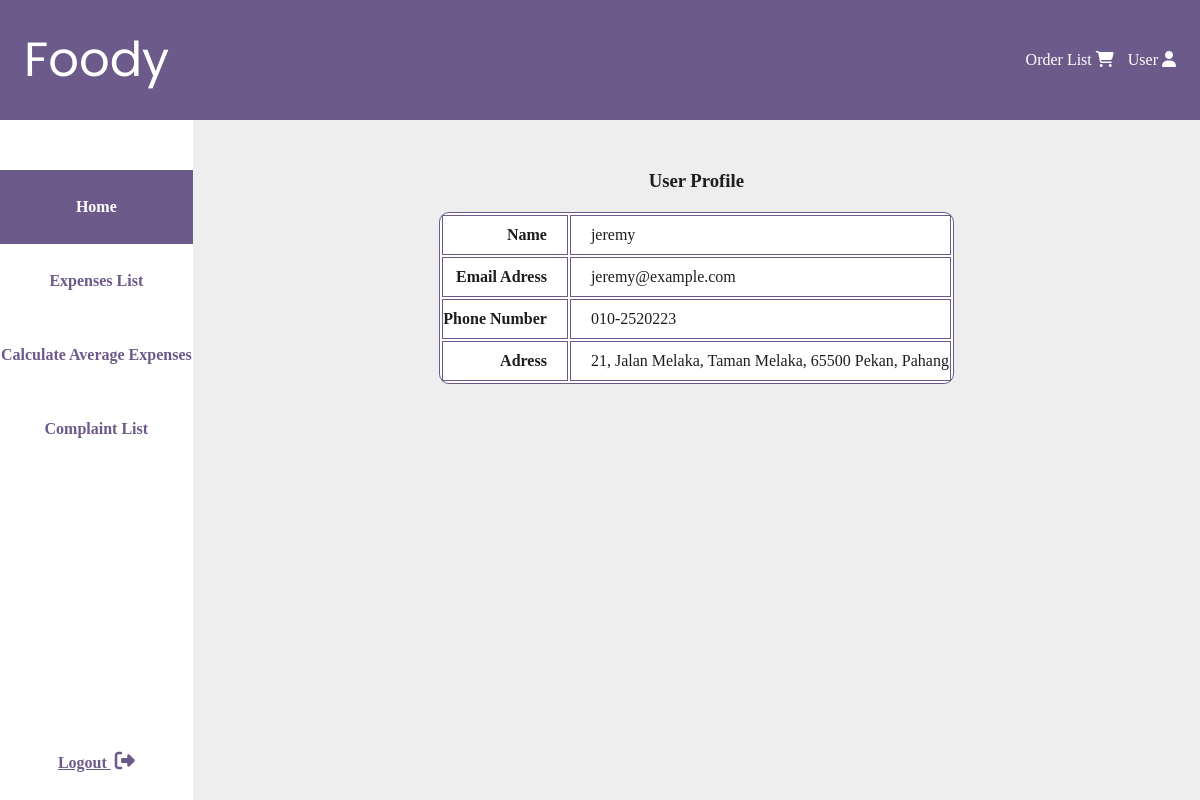
Page /user/View/user.php (signed in) on the committed database.
### tables this page shows
CREATE TABLE `user` (
  `user_ID` int(10) NOT NULL,
  `user_name` varchar(30) NOT NULL,
  `user_email` varchar(30) NOT NULL,
  `user_phoneNum` varchar(11) NOT NULL,
  `user_password` varchar(20) NOT NULL,
  `user_address` varchar(255) DEFAULT NULL
);

### user/View/user.php (the view, shortened to what this page needs)
<?php
include("../php/connect-database.php");
$user_ID=$_SESSION['user_ID'];
?>
<!DOCTYPE html>
<html lang="en">
<head>
    <link rel="stylesheet" href="../styles/main.css">
    <link rel="stylesheet" href="../styles/user.css">
</head>
<body>
    <div id="title-bar">
        <a id="foody-link" class="icon-link" href="./index.php">Foody</a>
        <div>
            <a class="icon-link" href="../View/restaurant/order-list.php">
                Order List
                <i class="fa-solid fa-cart-shopping"></i>
            </a>
            <a class="icon-link" href="#">
                User
                <i class="fa-solid fa-user"></i>
            </a>
        </div>
    </div>
    <div id="content-wrapper">
        <nav id="nav-bar">
        <ul>
            <li><a class="nav-link active" href="./index.php">Home</a></li>
            <li><a class="nav-link" href="./expenses-list/index.php">Expenses List</a></li>
            <li><a class="nav-link" href="./calculate-average-expenses/index.php">Calculate Average Expenses</a></li>
            <li><a class="nav-link" href="../../complaint/foody-complaint/user/complaintlistmain.php">Complaint List</a></li>
        </ul>
        <a href="../../logout.php" class="nav-link" style="text-decoration: underline;">
            Logout
             <i class="fa fa-sign-out" aria-hidden="true" style></i>
         </a>
        </nav>
        <div id="main-content">
        <div id="userInfo">
            <h3>User Profile</h3>
            <ul>
            <?php
            $result=mysqli_query($conn, "SELECT * FROM user WHERE user_ID=$user_ID");
            if (mysqli_num_rows($result) > 0) {
                while($row = mysqli_fetch_array($result, 1))
                {
            ?>
            <table>
                <tr>
                    <th>
                        Name
                    </th>
                    <td>
                        <p><?php echo $row['user_name']; ?></p>
                    </td>
                </tr>
                <tr>
                    <th>
                        Email Adress
                    </th>
                    <td>
                        <p><?php echo $row['user_email']; ?></p>
                    </td>
                </tr>
                <tr>
                    <th>
                        Phone Number
                    </th>
                    <td>
                        <p><?php echo $row['user_phoneNum']; ?></p>
                    </td>
                </tr>
                <tr>
                    <th>
                        Adress
                    </th>
                    <td>
                        <p><?php echo $row['user_address']; ?></p>
                    </td>
                </tr>
            </table>
            <?php }} ?>
        </div>
        </div>
    </div>
</body>
</html>

### user/styles/main.css (style rules this page uses)
:root { --primary-bg: #6C5A8A; --light-grey-bg: #EEE; --primary-txt: #1E1E1E; --seperator: #A9A9A9; --button-hover: #493b5e; }
* { margin: 0; padding: 0; box-sizing: border-box; }
body { min-height: 100vh; width: 100vw; color: var(--primary-txt); }
#title-bar { display: flex; align-items: center; justify-content: space-between; color: white; background-color: var(--primary-bg); height: 120px; width: 100%; padding: 32px 24px; }
#foody-link { font: 3rem 'Poppins', sans-serif; }
.icon-link { color: white; text-decoration: none; }
.icon-link { color: white }
.fa { font-size: 20px; margin-left: 4px; }
.fa-cart-shopping { margin-right: 10px; }
#content-wrapper { display: flex; flex-direction: row; background-color: var(--primary-bg); height: calc(100vh - 120px); }
#nav-bar { display: flex; flex-direction: column; justify-content: space-between; background-color: white; height: 100%; width: 236px; padding-top: 50px; }
.nav-link { display: inline-block; width: 100%; padding-top: 28px; padding-bottom: 28px; color: var(--primary-bg); font: bold 1rem 'PT-serif', serif; text-decoration: none; text-align: center; }
.active, .nav-link:hover { color: white; background-color: var(--primary-bg); transition: all ease-in 200ms; }
#main-content { background-color: var(--light-grey-bg); width: 100%; padding: 50px 75px; overflow-y: scroll; }

### user/styles/user.css (style rules this page uses)
#userInfo { text-align: center; margin: auto; }
table, th, td { height: 40px; background-color: white; border: 1px solid var(--primary-bg); }
table { min-height: 100%; min-width: 60%; border-radius: 10px; margin: auto; margin-top: 20px; border-style:ridge; }
th { text-align: end; padding-right: 20px; }
td { text-align: start; padding-left: 20px; }

### rows in the picture
user: user_name "jeremy", user_email "jeremy@example.com", user_phoneNum "010-2520223", user_address "21, Jalan Melaka, Taman Melaka, 65500 Pekan, Pahang"
